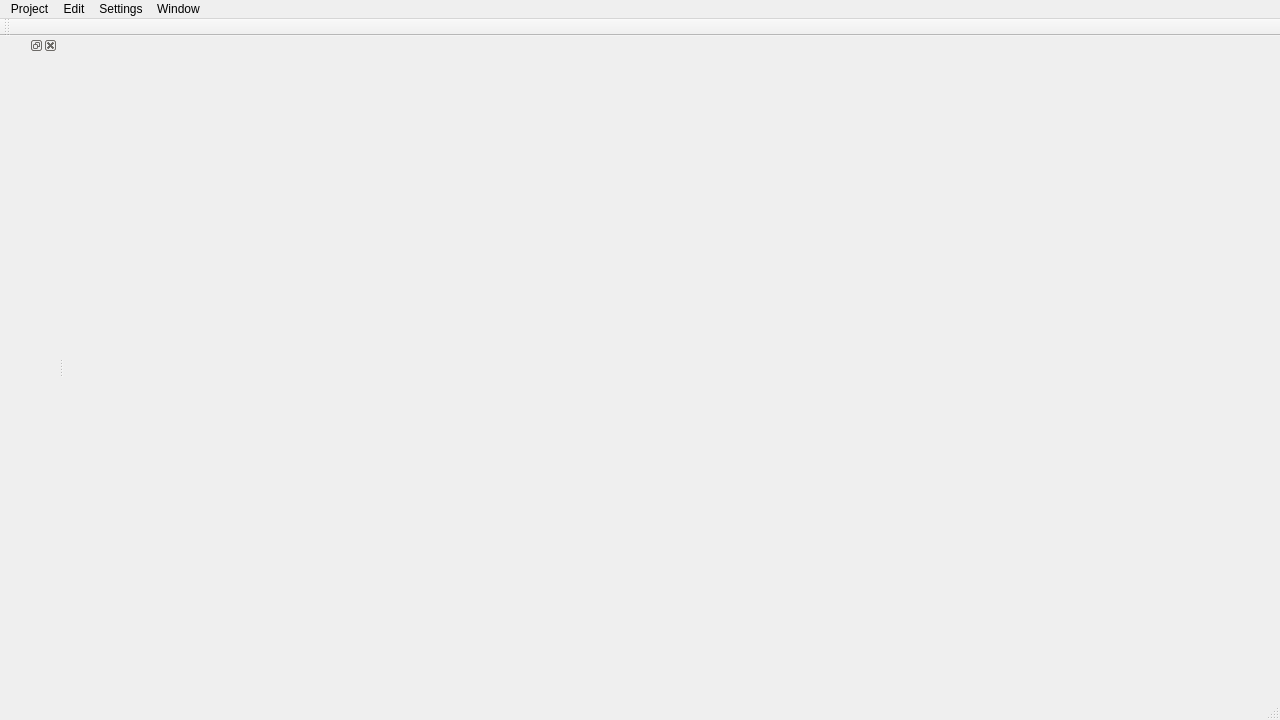
<?xml version="1.0" encoding="UTF-8"?>
<ui version="4.0">
 <class>MainWindow</class>
 <widget class="QMainWindow" name="MainWindow">
  <property name="geometry">
   <rect>
    <x>0</x>
    <y>0</y>
    <width>1280</width>
    <height>720</height>
   </rect>
  </property>
  <property name="windowTitle">
   <string>MainWindow</string>
  </property>
  <widget class="QWidget" name="centralwidget"/>
  <widget class="QStatusBar" name="statusbar"/>
  <widget class="QMenuBar" name="menubar">
   <property name="geometry">
    <rect>
     <x>0</x>
     <y>0</y>
     <width>1280</width>
     <height>26</height>
    </rect>
   </property>
   <widget class="QMenu" name="menuEdit">
    <property name="title">
     <string>Edit</string>
    </property>
   </widget>
   <widget class="QMenu" name="menuProject">
    <property name="title">
     <string>Project</string>
    </property>
   </widget>
   <widget class="QMenu" name="menuSettings">
    <property name="title">
     <string>Settings</string>
    </property>
   </widget>
   <widget class="QMenu" name="menuWindow">
    <property name="title">
     <string>Window</string>
    </property>
   </widget>
   <addaction name="menuProject"/>
   <addaction name="menuEdit"/>
   <addaction name="menuSettings"/>
   <addaction name="menuWindow"/>
  </widget>
  <widget class="QDockWidget" name="dockWidget">
   <attribute name="dockWidgetArea">
    <number>1</number>
   </attribute>
   <widget class="QWidget" name="dockWidgetContents"/>
  </widget>
  <widget class="QToolBar" name="toolBar">
   <property name="windowTitle">
    <string>toolBar</string>
   </property>
   <attribute name="toolBarArea">
    <enum>TopToolBarArea</enum>
   </attribute>
   <attribute name="toolBarBreak">
    <bool>false</bool>
   </attribute>
  </widget>
 </widget>
 <resources/>
 <connections/>
</ui>
